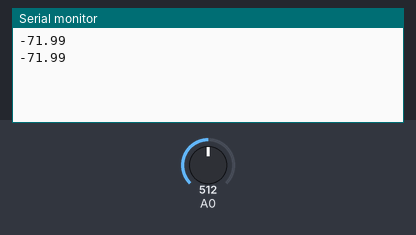
Recording of a sketch running on a simulated Arduino Uno, built with avr-gcc and run on an emulated ATmega328P. Shown: the last lines printed to the serial monitor. Inputs (shaded band) come from the test bench; at power-on: A0 = 512.

Above: at 2.8 s.
2.9 s: A0 set to 716
At 5.1 s:
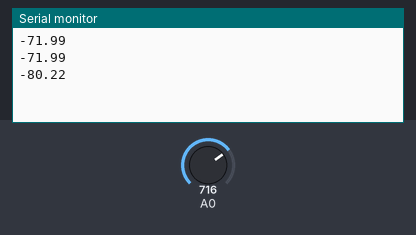
5.6 s: A0 set to 900
At 6.6 s:
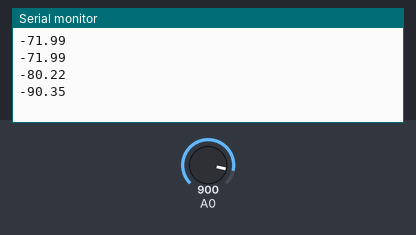
Timing chart, 0 to 8.6 s (numbered marks = the images above; inputs shaded):
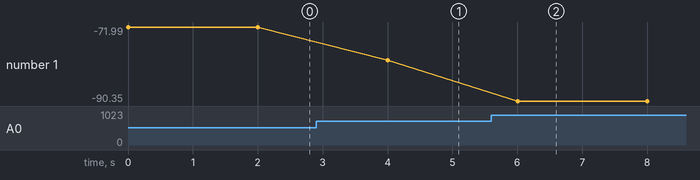

The sketch:

temperaturatermistor.ino
```cpp
#include <math.h>

//Valores fijos del circuito
float rAux = 10000.0;
float vcc = 5.0;
float beta = 3977.0;
float temp0 = 298.0;
float r0 = 16.0;

//Variables usadas en el cálculo
float vm = 0.0;
float rntc = 0.0;
float temperaturaK = 0.0;
float volt = 0.0;


void setup() {
  Serial.begin(9600);
}

void loop() {

  //Bloque de cálculo
  vm= analogRead(A0);                //Calcular tensión en la entrada
  volt = vm /1023 * 5.0;
  rntc = rAux / ((vcc/volt)-1);                       //Calcular la resistencia de la NTC
  temperaturaK = beta/(log(rntc/r0)+(beta/temp0));  //Calcular la temperatura en Kelvin

  //Restar 273 para pasar a grados celsus
  Serial.println(temperaturaK - 273);
  // Serial.println(volt);

  delay(2000);
}
```

Measured:
- after the input at 2.9 s, the serial monitor: prints a new line after 1.1 s (image 1)
- after the input at 5.6 s, the serial monitor: prints a new line after 0.40 s (image 2)
- plotted number 1: -71.99 → -80.22 after the input at 2.9 s, -80.22 → -90.35 after the input at 5.6 s
